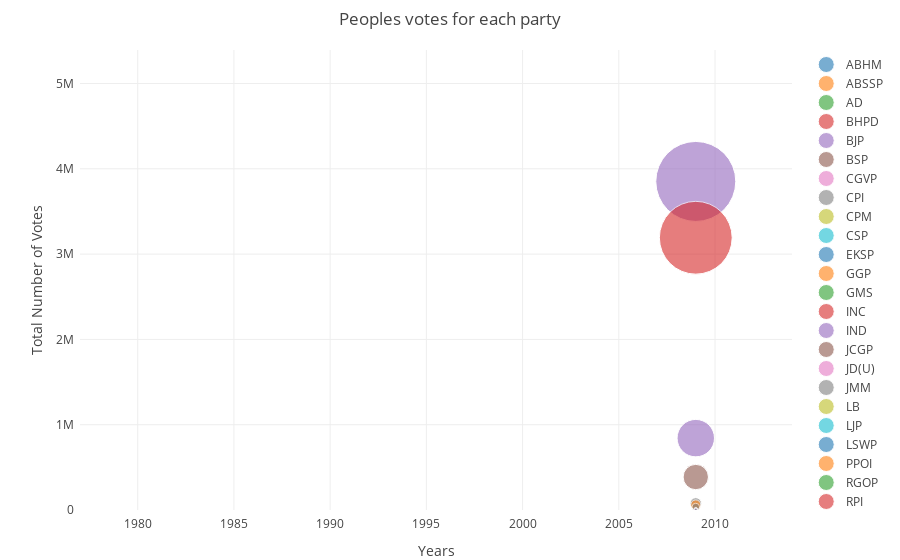
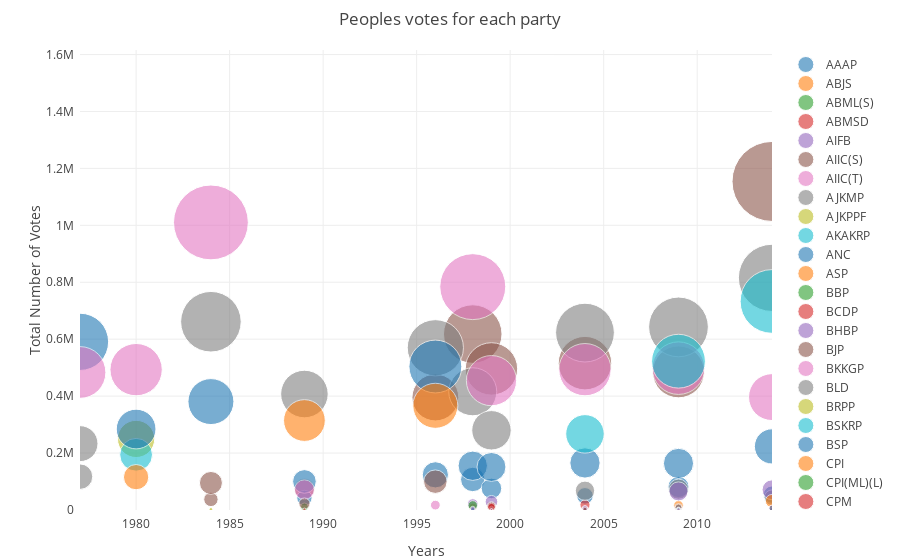

The cell these charts' notebook holds for them, in order:
### Code cell
d.observe(get_plot, names="value")
display(d)

### Figure 1 — Plotly figure (JSON) as saved in the notebook; plotly's stock layout.template omitted (floating-point values rounded to 4 significant figures)
{"data": [{"marker": {"opacity": 0.6, "size": [688], "sizemode": "area", "sizeref": 1204.0}, "mode": "markers", "name": "ABHM", "text": ["ABHM"], "type": "scatter", "uid": "cdcb9d99-365b-4886-a778-a5debe466052", "x": [2009], "y": [688]}, {"marker": {"opacity": 0.6, "size": [786], "sizemode": "area", "sizeref": 1204.0}, "mode": "markers", "name": "ABSSP", "text": ["ABSSP"], "type": "scatter", "uid": "e4c280dc-d649-469f-a241-f0d43559ce97", "x": [2009], "y": [786]}, {"marker": {"opacity": 0.6, "size": [5896], "sizemode": "area", "sizeref": 1204.0}, "mode": "markers", "name": "AD", "text": ["AD"], "type": "scatter", "uid": "793bad28-46d3-4f2c-821e-42bea9fe65d9", "x": [2009], "y": [5896]}, {"marker": {"opacity": 0.6, "size": [3292], "sizemode": "area", "sizeref": 1204.0}, "mode": "markers", "name": "BHPD", "text": ["BHPD"], "type": "scatter", "uid": "69b7a0f3-8a40-487f-94a5-7a16f0389a20", "x": [2009], "y": [3292]}, {"marker": {"opacity": 0.6, "size": [3851970], "sizemode": "area", "sizeref": 1204.0}, "mode": "markers", "name": "BJP", "text": ["BJP"], "type": "scatter", "uid": "f400c2c5-9e84-4a79-bd65-e9ec61f42736", "x": [2009], "y": [3851970]}, {"marker": {"opacity": 0.6, "size": [386872], "sizemode": "area", "sizeref": 1204.0}, "mode": "markers", "name": "BSP", "text": ["BSP"], "type": "scatter", "uid": "f89844e9-cb3e-4527-bfa8-278227a4b76c", "x": [2009], "y": [386872]}, {"marker": {"opacity": 0.6, "size": [18394], "sizemode": "area", "sizeref": 1204.0}, "mode": "markers", "name": "CGVP", "text": ["CGVP"], "type": "scatter", "uid": "7af02d51-cd59-4065-a781-b69417be16bc", "x": [2009], "y": [18394]}, {"marker": {"opacity": 0.6, "size": [78420], "sizemode": "area", "sizeref": 1204.0}, "mode": "markers", "name": "CPI", "text": ["CPI"], "type": "scatter", "uid": "d919ce85-a438-4692-926d-a306e7a5d624", "x": [2009], "y": [78420]}, {"marker": {"opacity": 0.6, "size": [11667], "sizemode": "area", "sizeref": 1204.0}, "mode": "markers", "name": "CPM", "text": ["CPM"], "type": "scatter", "uid": "d0800a6e-e2f0-45eb-91a9-151bc4afe655", "x": [2009], "y": [11667]}, {"marker": {"opacity": 0.6, "size": [11972], "sizemode": "area", "sizeref": 1204.0}, "mode": "markers", "name": "CSP", "text": ["CSP"], "type": "scatter", "uid": "52bd521e-cc38-4749-8087-08406506274f", "x": [2009], "y": [11972]}, {"marker": {"opacity": 0.6, "size": [8307], "sizemode": "area", "sizeref": 1204.0}, "mode": "markers", "name": "EKSP", "text": ["EKSP"], "type": "scatter", "uid": "e4abc743-e97a-4253-ac80-c42895e08029", "x": [2009], "y": [8307]}, {"marker": {"opacity": 0.6, "size": [60206], "sizemode": "area", "sizeref": 1204.0}, "mode": "markers", "name": "GGP", "text": ["GGP"], "type": "scatter", "uid": "061de3b9-38ac-43e2-a787-0c0b86f81c79", "x": [2009], "y": [60206]}, {"marker": {"opacity": 0.6, "size": [4190], "sizemode": "area", "sizeref": 1204.0}, "mode": "markers", "name": "GMS", "text": ["GMS"], "type": "scatter", "uid": "041855ba-0aed-4212-9118-80c70c51963d", "x": [2009], "y": [4190]}, {"marker": {"opacity": 0.6, "size": [3192007], "sizemode": "area", "sizeref": 1204.0}, "mode": "markers", "name": "INC", "text": ["INC"], "type": "scatter", "uid": "a9ed176d-1f4a-41e9-9c7e-263194f33723", "x": [2009], "y": [3192007]}, {"marker": {"opacity": 0.6, "size": [842855], "sizemode": "area", "sizeref": 1204.0}, "mode": "markers", "name": "IND", "text": ["IND"], "type": "scatter", "uid": "46691f39-a3b7-4c12-8103-3b7c9b9fa033", "x": [2009], "y": [842855]}, {"marker": {"opacity": 0.6, "size": [2397], "sizemode": "area", "sizeref": 1204.0}, "mode": "markers", "name": "JCGP", "text": ["JCGP"], "type": "scatter", "uid": "b20aacdf-580a-4ff1-a46d-baf7c13a3b46", "x": [2009], "y": [2397]}, {"marker": {"opacity": 0.6, "size": [4261], "sizemode": "area", "sizeref": 1204.0}, "mode": "markers", "name": "JD(U)", "text": ["JD(U)"], "type": "scatter", "uid": "8eaf3ed0-7a6b-4780-bd42-43f676fbe028", "x": [2009], "y": [4261]}, {"marker": {"opacity": 0.6, "size": [34881], "sizemode": "area", "sizeref": 1204.0}, "mode": "markers", "name": "JMM", "text": ["JMM"], "type": "scatter", "uid": "11f8c6bc-0645-4470-aa12-16dbf10603d6", "x": [2009], "y": [34881]}, {"marker": {"opacity": 0.6, "size": [6436], "sizemode": "area", "sizeref": 1204.0}, "mode": "markers", "name": "LB", "text": ["LB"], "type": "scatter", "uid": "72890bc4-55dc-4c72-8210-d208538433b5", "x": [2009], "y": [6436]}, {"marker": {"opacity": 0.6, "size": [7397], "sizemode": "area", "sizeref": 1204.0}, "mode": "markers", "name": "LJP", "text": ["LJP"], "type": "scatter", "uid": "0ef83370-d2e9-4546-8280-541d24368de4", "x": [2009], "y": [7397]}, {"marker": {"opacity": 0.6, "size": [932], "sizemode": "area", "sizeref": 1204.0}, "mode": "markers", "name": "LSWP", "text": ["LSWP"], "type": "scatter", "uid": "80a5e617-2ad6-4480-976c-06a8e134a489", "x": [2009], "y": [932]}, {"marker": {"opacity": 0.6, "size": [712], "sizemode": "area", "sizeref": 1204.0}, "mode": "markers", "name": "PPOI", "text": ["PPOI"], "type": "scatter", "uid": "fe831d68-8687-4d98-ae9d-d414d74be580", "x": [2009], "y": [712]}, {"marker": {"opacity": 0.6, "size": [1802], "sizemode": "area", "sizeref": 1204.0}, "mode": "markers", "name": "RGOP", "text": ["RGOP"], "type": "scatter", "uid": "dab11b84-b200-4b61-ab30-682c4523456b", "x": [2009], "y": [1802]}, {"marker": {"opacity": 0.6, "size": [1491], "sizemode": "area", "sizeref": 1204.0}, "mode": "markers", "name": "RPI", "text": ["RPI"], "type": "scatter", "uid": "a4d472b3-85ed-481a-a5ef-9dff627ddd47", "x": [2009], "y": [1491]}, {"marker": {"opacity": 0.6, "size": [7890], "sizemode": "area", "sizeref": 1204.0}, "mode": "markers", "name": "RPI(A)", "text": ["RPI(A)"], "type": "scatter", "uid": "29f3322a-b479-405f-9ffa-f38139ade99d", "x": [2009], "y": [7890]}, {"marker": {"opacity": 0.6, "size": [589], "sizemode": "area", "sizeref": 1204.0}, "mode": "markers", "name": "SSBD", "text": ["SSBD"], "type": "scatter", "uid": "2bbf04d4-6e32-4fd2-a94e-17fd26e1ac51", "x": [2009], "y": [589]}, {"marker": {"opacity": 0.6, "size": [3413], "sizemode": "area", "sizeref": 1204.0}, "mode": "markers", "name": "SSD", "text": ["SSD"], "type": "scatter", "uid": "23bb4b25-eb42-443f-b3fe-38781315423c", "x": [2009], "y": [3413]}, {"marker": {"opacity": 0.6, "size": [5120], "sizemode": "area", "sizeref": 1204.0}, "mode": "markers", "name": "SUSP", "text": ["SUSP"], "type": "scatter", "uid": "522981cd-91d2-4e4e-96ee-8ab31363ae05", "x": [2009], "y": [5120]}], "layout": {"hovermode": "closest", "margin": {"b": 50, "pad": 5, "t": 50}, "showlegend": true, "title": {"text": "Peoples votes for each party"}, "xaxis": {"autorange": false, "range": ["1977", "2014"], "title": {"text": "Years"}}, "yaxis": {"autorange": false, "range": [412.3, 5392758], "title": {"text": "Total Number of Votes"}}}}

### Figure 2 — Plotly figure (JSON) as saved in the notebook; plotly's stock layout.template omitted (floating-point values rounded to 4 significant figures)
{"data": [{"marker": {"opacity": 0.6, "size": [6523], "sizemode": "area", "sizeref": 360.7}, "mode": "markers", "name": "AAAP", "text": ["AAAP"], "type": "scatter", "uid": "324069da-5e2b-48d4-be2a-50a6166dd2fd", "x": [2014], "y": [6523]}, {"marker": {"opacity": 0.6, "size": [1256, 528], "sizemode": "area", "sizeref": 360.7}, "mode": "markers", "name": "ABJS", "text": ["ABJS", "ABJS"], "type": "scatter", "uid": "60e6f25c-19e0-45ff-b693-96a8e72ad7fd", "x": [1998, 1999], "y": [1256, 528]}, {"marker": {"opacity": 0.6, "size": [521], "sizemode": "area", "sizeref": 360.7}, "mode": "markers", "name": "ABML(S)", "text": ["ABML(S)"], "type": "scatter", "uid": "c4d0aebf-a72a-4531-8b91-56be13eac9b2", "x": [2014], "y": [521]}, {"marker": {"opacity": 0.6, "size": [1721], "sizemode": "area", "sizeref": 360.7}, "mode": "markers", "name": "ABMSD", "text": ["ABMSD"], "type": "scatter", "uid": "67f0e69e-5e7d-4db0-983b-390635f87166", "x": [1998], "y": [1721]}, {"marker": {"opacity": 0.6, "size": [5457, 7458, 803], "sizemode": "area", "sizeref": 360.7}, "mode": "markers", "name": "AIFB", "text": ["AIFB", "AIFB", "AIFB"], "type": "scatter", "uid": "36bc3569-44d2-40f7-af31-b2e791af3a22", "x": [2004, 2009, 2014], "y": [5457, 7458, 803]}, {"marker": {"opacity": 0.6, "size": [1365], "sizemode": "area", "sizeref": 360.7}, "mode": "markers", "name": "AIIC(S)", "text": ["AIIC(S)"], "type": "scatter", "uid": "e44955d2-73a4-4e02-9db4-182852e0b5a2", "x": [1998], "y": [1365]}, {"marker": {"opacity": 0.6, "size": [17276], "sizemode": "area", "sizeref": 360.7}, "mode": "markers", "name": "AIIC(T)", "text": ["AIIC(T)"], "type": "scatter", "uid": "43cf0389-9f06-4b55-b4e6-21b10a74124b", "x": [1996], "y": [17276]}, {"marker": {"opacity": 0.6, "size": [4392], "sizemode": "area", "sizeref": 360.7}, "mode": "markers", "name": "AJKMP", "text": ["AJKMP"], "type": "scatter", "uid": "629324a8-c178-4192-b7c8-6175e6885d7e", "x": [2014], "y": [4392]}, {"marker": {"opacity": 0.6, "size": [1500], "sizemode": "area", "sizeref": 360.7}, "mode": "markers", "name": "AJKPPF", "text": ["AJKPPF"], "type": "scatter", "uid": "ff80184f-f1b6-4931-b4aa-39c690a66072", "x": [1999], "y": [1500]}, {"marker": {"opacity": 0.6, "size": [1568], "sizemode": "area", "sizeref": 360.7}, "mode": "markers", "name": "AKAKRP", "text": ["AKAKRP"], "type": "scatter", "uid": "223f7b21-919a-4ae5-a473-1e46b77599dd", "x": [2014], "y": [1568]}, {"marker": {"opacity": 0.6, "size": [2608], "sizemode": "area", "sizeref": 360.7}, "mode": "markers", "name": "ANC", "text": ["ANC"], "type": "scatter", "uid": "1eaae160-641a-4099-b5e7-d1b3e1413af1", "x": [2009], "y": [2608]}, {"marker": {"opacity": 0.6, "size": [3286], "sizemode": "area", "sizeref": 360.7}, "mode": "markers", "name": "ASP", "text": ["ASP"], "type": "scatter", "uid": "10fa5cf0-e87a-4f8e-957a-a5e9c3bf2fc9", "x": [2014], "y": [3286]}, {"marker": {"opacity": 0.6, "size": [1552], "sizemode": "area", "sizeref": 360.7}, "mode": "markers", "name": "BBP", "text": ["BBP"], "type": "scatter", "uid": "3cab6710-4d8a-4e9a-a149-00c68efaa304", "x": [2009], "y": [1552]}, {"marker": {"opacity": 0.6, "size": [8129], "sizemode": "area", "sizeref": 360.7}, "mode": "markers", "name": "BCDP", "text": ["BCDP"], "type": "scatter", "uid": "8d97bd8b-e280-4847-95e9-76414896f285", "x": [2009], "y": [8129]}, {"marker": {"opacity": 0.6, "size": [1985, 3984], "sizemode": "area", "sizeref": 360.7}, "mode": "markers", "name": "BHBP", "text": ["BHBP", "BHBP"], "type": "scatter", "uid": "cbafb14f-5dea-4a33-b960-ad0353775358", "x": [2009, 2014], "y": [1985, 3984]}, {"marker": {"opacity": 0.6, "size": [37309, 74832, 395300, 618155, 495715, 515965, 485303, 1154220], "sizemode": "area", "sizeref": 360.7}, "mode": "markers", "name": "BJP", "text": ["BJP", "BJP", "BJP", "BJP", "BJP", "BJP", "BJP", "BJP"], "type": "scatter", "uid": "b844b30a-319b-4187-9250-c804a4de7859", "x": [1984, 1989, 1996, 1998, 1999, 2004, 2009, 2014], "y": [37309, 74832, 395300, 618155, 495715, 515965, 485303, 1154220]}, {"marker": {"opacity": 0.6, "size": [10705], "sizemode": "area", "sizeref": 360.7}, "mode": "markers", "name": "BKKGP", "text": ["BKKGP"], "type": "scatter", "uid": "e6b9af7b-74b7-4fbc-aa7f-842ed1270a0b", "x": [1998], "y": [10705]}, {"marker": {"opacity": 0.6, "size": [117198], "sizemode": "area", "sizeref": 360.7}, "mode": "markers", "name": "BLD", "text": ["BLD"], "type": "scatter", "uid": "d60de8b3-2bc0-461a-9024-119dd82308cc", "x": [1977], "y": [117198]}, {"marker": {"opacity": 0.6, "size": [655], "sizemode": "area", "sizeref": 360.7}, "mode": "markers", "name": "BRPP", "text": ["BRPP"], "type": "scatter", "uid": "691f95bd-c7eb-46a7-bb5c-8bbf4d02fa21", "x": [1999], "y": [655]}, {"marker": {"opacity": 0.6, "size": [355], "sizemode": "area", "sizeref": 360.7}, "mode": "markers", "name": "BSKRP", "text": ["BSKRP"], "type": "scatter", "uid": "3e010f8b-79ce-470a-a55d-fdd02941714e", "x": [2009], "y": [355]}, {"marker": {"opacity": 0.6, "size": [42453, 123591, 107386, 75943, 49754, 80909, 54091], "sizemode": "area", "sizeref": 360.7}, "mode": "markers", "name": "BSP", "text": ["BSP", "BSP", "BSP", "BSP", "BSP", "BSP", "BSP"], "type": "scatter", "uid": "c836a3fc-a691-4736-916c-949c8c584e48", "x": [1989, 1996, 1998, 1999, 2004, 2009, 2014], "y": [42453, 123591, 107386, 75943, 49754, 80909, 54091]}, {"marker": {"opacity": 0.6, "size": [16598], "sizemode": "area", "sizeref": 360.7}, "mode": "markers", "name": "CPI", "text": ["CPI"], "type": "scatter", "uid": "2e291ddb-9062-461c-a17c-3eb1ec60a48c", "x": [2009], "y": [16598]}, {"marker": {"opacity": 0.6, "size": [1787], "sizemode": "area", "sizeref": 360.7}, "mode": "markers", "name": "CPI(ML)(L)", "text": ["CPI(ML)(L)"], "type": "scatter", "uid": "f884e524-7305-4634-bfd1-9f6aa58d1a65", "x": [1999], "y": [1787]}, {"marker": {"opacity": 0.6, "size": [15649, 18466], "sizemode": "area", "sizeref": 360.7}, "mode": "markers", "name": "CPM", "text": ["CPM", "CPM"], "type": "scatter", "uid": "e8417f68-c5c1-4914-b221-44a95f74636f", "x": [1999, 2004], "y": [15649, 18466]}, {"marker": {"opacity": 0.6, "size": [5660], "sizemode": "area", "sizeref": 360.7}, "mode": "markers", "name": "DGPP", "text": ["DGPP"], "type": "scatter", "uid": "5b1349b9-ebff-4da4-aaa1-f0fb40241a88", "x": [2009], "y": [5660]}, {"marker": {"opacity": 0.6, "size": [5566], "sizemode": "area", "sizeref": 360.7}, "mode": "markers", "name": "GAAP", "text": ["GAAP"], "type": "scatter", "uid": "3c22fc78-7919-4d93-a321-681229e9be89", "x": [2014], "y": [5566]}, {"marker": {"opacity": 0.6, "size": [5031, 878], "sizemode": "area", "sizeref": 360.7}, "mode": "markers", "name": "IJP", "text": ["IJP", "IJP"], "type": "scatter", "uid": "334fb19e-2603-452d-8259-6ecae35ca091", "x": [2004, 2009], "y": [5031, 878]}, {"marker": {"opacity": 0.6, "size": [233144, 661435, 407474, 569942, 415354, 280065, 623182, 643175, 815510], "sizemode": "area", "sizeref": 360.7}, "mode": "markers", "name": "INC", "text": ["INC", "INC", "INC", "INC", "INC", "INC", "INC", "INC", "INC"], "type": "scatter", "uid": "ccddab1b-e8b2-44f8-a09e-84cdeb4b4ca0", "x": [1977, 1984, 1989, 1996, 1998, 1999, 2004, 2009, 2014], "y": [233144, 661435, 407474, 569942, 415354, 280065, 623182, 643175, 815510]}, {"marker": {"opacity": 0.6, "size": [249760], "sizemode": "area", "sizeref": 360.7}, "mode": "markers", "name": "INC(I)", "text": ["INC(I)"], "type": "scatter", "uid": "bf79ac99-da23-48e9-8476-cf3e8783f318", "x": [1980], "y": [249760]}, {"marker": {"opacity": 0.6, "size": [194138], "sizemode": "area", "sizeref": 360.7}, "mode": "markers", "name": "INC(U)", "text": ["INC(U)"], "type": "scatter", "uid": "961d7b3f-e9da-4284-b07b-b5ff24c723c1", "x": [1980], "y": [194138]}, {"marker": {"opacity": 0.6, "size": [590790, 284459, 380951, 100419, 504098, 155448, 151229, 165352, 163790, 223498], "sizemode": "area", "sizeref": 360.7}, "mode": "markers", "name": "IND", "text": ["IND", "IND", "IND", "IND", "IND", "IND", "IND", "IND", "IND", "IND"], "type": "scatter", "uid": "ea183cef-acbf-44cc-992a-5779af594fe8", "x": [1977, 1980, 1984, 1989, 1996, 1998, 1999, 2004, 2009, 2014], "y": [590790, 284459, 380951, 100419, 504098, 155448, 151229, 165352, 163790, 223498]}, {"marker": {"opacity": 0.6, "size": [314357, 366074, 10818], "sizemode": "area", "sizeref": 360.7}, "mode": "markers", "name": "JD", "text": ["JD", "JD", "JD"], "type": "scatter", "uid": "c08c47e0-2b87-4aa8-a7cf-789cd784a88b", "x": [1989, 1996, 1998], "y": [314357, 366074, 10818]}, {"marker": {"opacity": 0.6, "size": [14421, 1616], "sizemode": "area", "sizeref": 360.7}, "mode": "markers", "name": "JD(S)", "text": ["JD(S)", "JD(S)"], "type": "scatter", "uid": "98358ca7-75b3-4d63-93c3-c704b1098021", "x": [1999, 2004], "y": [14421, 1616]}, {"marker": {"opacity": 0.6, "size": [2193], "sizemode": "area", "sizeref": 360.7}, "mode": "markers", "name": "JD(U)", "text": ["JD(U)"], "type": "scatter", "uid": "c7862e15-7c8c-41af-983b-461bc790f842", "x": [1999], "y": [2193]}, {"marker": {"opacity": 0.6, "size": [20843, 28889, 1519], "sizemode": "area", "sizeref": 360.7}, "mode": "markers", "name": "JKAL", "text": ["JKAL", "JKAL", "JKAL"], "type": "scatter", "uid": "caa6ff5e-1e40-4822-b797-a744e263f7d1", "x": [1998, 1999, 2004], "y": [20843, 28889, 1519]}, {"marker": {"opacity": 0.6, "size": [9900], "sizemode": "area", "sizeref": 360.7}, "mode": "markers", "name": "JKANC", "text": ["JKANC"], "type": "scatter", "uid": "c16a1273-a722-4405-b3c7-4e263a212648", "x": [2009], "y": [9900]}, {"marker": {"opacity": 0.6, "size": [483192, 493143, 1010243, 71194, 784669, 454481, 493067, 498374, 396713], "sizemode": "area", "sizeref": 360.7}, "mode": "markers", "name": "JKN", "text": ["JKN", "JKN", "JKN", "JKN", "JKN", "JKN", "JKN", "JKN", "JKN"], "type": "scatter", "uid": "26da0cee-0eec-4fbf-9082-97e736bb8911", "x": [1977, 1980, 1984, 1989, 1998, 1999, 2004, 2009, 2014], "y": [483192, 493143, 1010243, 71194, 784669, 454481, 493067, 498374, 396713]}, {"marker": {"opacity": 0.6, "size": [13890, 67619, 73293, 43452], "sizemode": "area", "sizeref": 360.7}, "mode": "markers", "name": "JKNPP", "text": ["JKNPP", "JKNPP", "JKNPP", "JKNPP"], "type": "scatter", "uid": "d39e3d19-12fe-46d6-99e1-324ad8c71c1c", "x": [1999, 2004, 2009, 2014], "y": [13890, 67619, 73293, 43452]}, {"marker": {"opacity": 0.6, "size": [646], "sizemode": "area", "sizeref": 360.7}, "mode": "markers", "name": "JKP", "text": ["JKP"], "type": "scatter", "uid": "a5b4e33d-a8bf-44df-ba8f-1676ec282e6c", "x": [1984], "y": [646]}, {"marker": {"opacity": 0.6, "size": [267457, 522760, 732644], "sizemode": "area", "sizeref": 360.7}, "mode": "markers", "name": "JKPDP", "text": ["JKPDP", "JKPDP", "JKPDP"], "type": "scatter", "uid": "81698e5b-66b5-4a38-9327-495007a51c45", "x": [2004, 2009, 2014], "y": [267457, 522760, 732644]}, {"marker": {"opacity": 0.6, "size": [1809], "sizemode": "area", "sizeref": 360.7}, "mode": "markers", "name": "JMBP", "text": ["JMBP"], "type": "scatter", "uid": "b0b96564-fa80-4e17-8fe2-2521356b8786", "x": [2014], "y": [1809]}, {"marker": {"opacity": 0.6, "size": [115503], "sizemode": "area", "sizeref": 360.7}, "mode": "markers", "name": "JNP", "text": ["JNP"], "type": "scatter", "uid": "f52e075e-9879-48c2-9b2e-42f6639311a4", "x": [1980], "y": [115503]}, {"marker": {"opacity": 0.6, "size": [11049], "sizemode": "area", "sizeref": 360.7}, "mode": "markers", "name": "JNP (JP)", "text": ["JNP (JP)"], "type": "scatter", "uid": "4b05e9c1-cb62-4f3e-898d-9ab11e80432a", "x": [1989], "y": [11049]}, {"marker": {"opacity": 0.6, "size": [12666], "sizemode": "area", "sizeref": 360.7}, "mode": "markers", "name": "JP", "text": ["JP"], "type": "scatter", "uid": "05c7ade0-0c01-4c7d-83b4-e9b13cc78c10", "x": [1999], "y": [12666]}, {"marker": {"opacity": 0.6, "size": [65403, 71154], "sizemode": "area", "sizeref": 360.7}, "mode": "markers", "name": "JPC", "text": ["JPC", "JPC"], "type": "scatter", "uid": "c7251431-4e08-47b8-91fd-e12b647c051a", "x": [2009, 2014], "y": [65403, 71154]}, {"marker": {"opacity": 0.6, "size": [95149, 22625, 99599], "sizemode": "area", "sizeref": 360.7}, "mode": "markers", "name": "JPP", "text": ["JPP", "JPP", "JPP"], "type": "scatter", "uid": "8bb9d5de-db68-4581-b3de-73c978561181", "x": [1984, 1989, 1996], "y": [95149, 22625, 99599]}, {"marker": {"opacity": 0.6, "size": [3080], "sizemode": "area", "sizeref": 360.7}, "mode": "markers", "name": "LJNSP", "text": ["LJNSP"], "type": "scatter", "uid": "2081a16d-faeb-43b4-a97e-744c9ced5d51", "x": [2004], "y": [3080]}, {"marker": {"opacity": 0.6, "size": [8230], "sizemode": "area", "sizeref": 360.7}, "mode": "markers", "name": "LJP", "text": ["LJP"], "type": "scatter", "uid": "d4e073ad-db70-4369-a510-832ecad87ecc", "x": [2009], "y": [8230]}, {"marker": {"opacity": 0.6, "size": [2423], "sizemode": "area", "sizeref": 360.7}, "mode": "markers", "name": "LKD", "text": ["LKD"], "type": "scatter", "uid": "cd6e7597-ad71-472c-bb17-27d1fd34ab0d", "x": [1984], "y": [2423]}, {"marker": {"opacity": 0.6, "size": [4846, 133], "sizemode": "area", "sizeref": 360.7}, "mode": "markers", "name": "LS", "text": ["LS", "LS"], "type": "scatter", "uid": "b5eedae8-62f1-4a06-8867-6c10de1fa4c3", "x": [1998, 1999], "y": [4846, 133]}, {"marker": {"opacity": 0.6, "size": [4587], "sizemode": "area", "sizeref": 360.7}, "mode": "markers", "name": "NCP", "text": ["NCP"], "type": "scatter", "uid": "de2cfe20-836f-4f5d-817a-8dfa36cb8047", "x": [1999], "y": [4587]}, {"marker": {"opacity": 0.6, "size": [31550], "sizemode": "area", "sizeref": 360.7}, "mode": "markers", "name": "NOTA", "text": ["NOTA"], "type": "scatter", "uid": "e2b457d8-a559-4b34-bc33-6eaaae17dc7d", "x": [2014], "y": [31550]}, {"marker": {"opacity": 0.6, "size": [16219], "sizemode": "area", "sizeref": 360.7}, "mode": "markers", "name": "NPAP", "text": ["NPAP"], "type": "scatter", "uid": "d6214135-917e-49f8-8376-ba0de0f31162", "x": [1998], "y": [16219]}, {"marker": {"opacity": 0.6, "size": [1718], "sizemode": "area", "sizeref": 360.7}, "mode": "markers", "name": "PBI", "text": ["PBI"], "type": "scatter", "uid": "126fd122-bdc8-43bf-b9e8-7b1fe1b7edd6", "x": [1989], "y": [1718]}, {"marker": {"opacity": 0.6, "size": [2694], "sizemode": "area", "sizeref": 360.7}, "mode": "markers", "name": "PRISM", "text": ["PRISM"], "type": "scatter", "uid": "f9461039-1488-4ee3-b294-758a0500f188", "x": [2014], "y": [2694]}, {"marker": {"opacity": 0.6, "size": [2761, 2965], "sizemode": "area", "sizeref": 360.7}, "mode": "markers", "name": "RJD", "text": ["RJD", "RJD"], "type": "scatter", "uid": "1180ce64-f86a-4409-a2fa-5a2df06bd149", "x": [1998, 1999], "y": [2761, 2965]}, {"marker": {"opacity": 0.6, "size": [3271], "sizemode": "area", "sizeref": 360.7}, "mode": "markers", "name": "RKSP", "text": ["RKSP"], "type": "scatter", "uid": "9ea55763-db43-4354-b892-863386b431a9", "x": [2009], "y": [3271]}, {"marker": {"opacity": 0.6, "size": [886, 1115], "sizemode": "area", "sizeref": 360.7}, "mode": "markers", "name": "RLD", "text": ["RLD", "RLD"], "type": "scatter", "uid": "27bf9926-3ef1-4b67-8009-f5143cd10fc9", "x": [1999, 2004], "y": [886, 1115]}, {"marker": {"opacity": 0.6, "size": [2041], "sizemode": "area", "sizeref": 360.7}, "mode": "markers", "name": "RNSP", "text": ["RNSP"], "type": "scatter", "uid": "814e9daf-cbb3-43d1-80ab-b3812db78af5", "x": [2009], "y": [2041]}, {"marker": {"opacity": 0.6, "size": [2698, 2579, 2587], "sizemode": "area", "sizeref": 360.7}, "mode": "markers", "name": "RPI", "text": ["RPI", "RPI", "RPI"], "type": "scatter", "uid": "b285ed0e-6c60-4c37-8cbc-2db73c216bc6", "x": [1998, 2004, 2009], "y": [2698, 2579, 2587]}, {"marker": {"opacity": 0.6, "size": [356], "sizemode": "area", "sizeref": 360.7}, "mode": "markers", "name": "RPI(A)", "text": ["RPI(A)"], "type": "scatter", "uid": "ea523c36-1928-4c3a-a243-ff20778cf0c2", "x": [2009], "y": [356]}, {"marker": {"opacity": 0.6, "size": [4606, 684], "sizemode": "area", "sizeref": 360.7}, "mode": "markers", "name": "SAP", "text": ["SAP", "SAP"], "type": "scatter", "uid": "bb2bbf3e-5bdb-4589-a66e-4a533d320e6e", "x": [2004, 2009], "y": [4606, 684]}, {"marker": {"opacity": 0.6, "size": [1265, 6042], "sizemode": "area", "sizeref": 360.7}, "mode": "markers", "name": "SDP", "text": ["SDP", "SDP"], "type": "scatter", "uid": "b8fdbce2-ed03-4e17-8e59-bed17d0d486f", "x": [2004, 2014], "y": [1265, 6042]}, {"marker": {"opacity": 0.6, "size": [10274, 3288], "sizemode": "area", "sizeref": 360.7}, "mode": "markers", "name": "SJP(R)", "text": ["SJP(R)", "SJP(R)"], "type": "scatter", "uid": "301c04dc-cd03-4abf-9c74-ccaa14de9f44", "x": [1999, 2004], "y": [10274, 3288]}, {"marker": {"opacity": 0.6, "size": [4353, 5883, 2036, 6843], "sizemode": "area", "sizeref": 360.7}, "mode": "markers", "name": "SP", "text": ["SP", "SP", "SP", "SP"], "type": "scatter", "uid": "b6150b3f-d40b-4f07-941a-217a85478e70", "x": [1998, 2004, 2009, 2014], "y": [4353, 5883, 2036, 6843]}, {"marker": {"opacity": 0.6, "size": [1180, 3041], "sizemode": "area", "sizeref": 360.7}, "mode": "markers", "name": "SPI", "text": ["SPI", "SPI"], "type": "scatter", "uid": "f4e0deef-0b49-4bfb-8ddf-9e6484c108c6", "x": [1999, 2004], "y": [1180, 3041]}, {"marker": {"opacity": 0.6, "size": [928], "sizemode": "area", "sizeref": 360.7}, "mode": "markers", "name": "SPSP", "text": ["SPSP"], "type": "scatter", "uid": "fd175535-0cdb-47b2-b397-c8b3530336a9", "x": [1999], "y": [928]}], "layout": {"hovermode": "closest", "margin": {"b": 50, "pad": 5, "t": 50}, "showlegend": true, "title": {"text": "Peoples votes for each party"}, "xaxis": {"autorange": false, "range": ["1977", "2014"], "title": {"text": "Years"}}, "yaxis": {"autorange": false, "range": [93.1, 1615908], "title": {"text": "Total Number of Votes"}}}}
